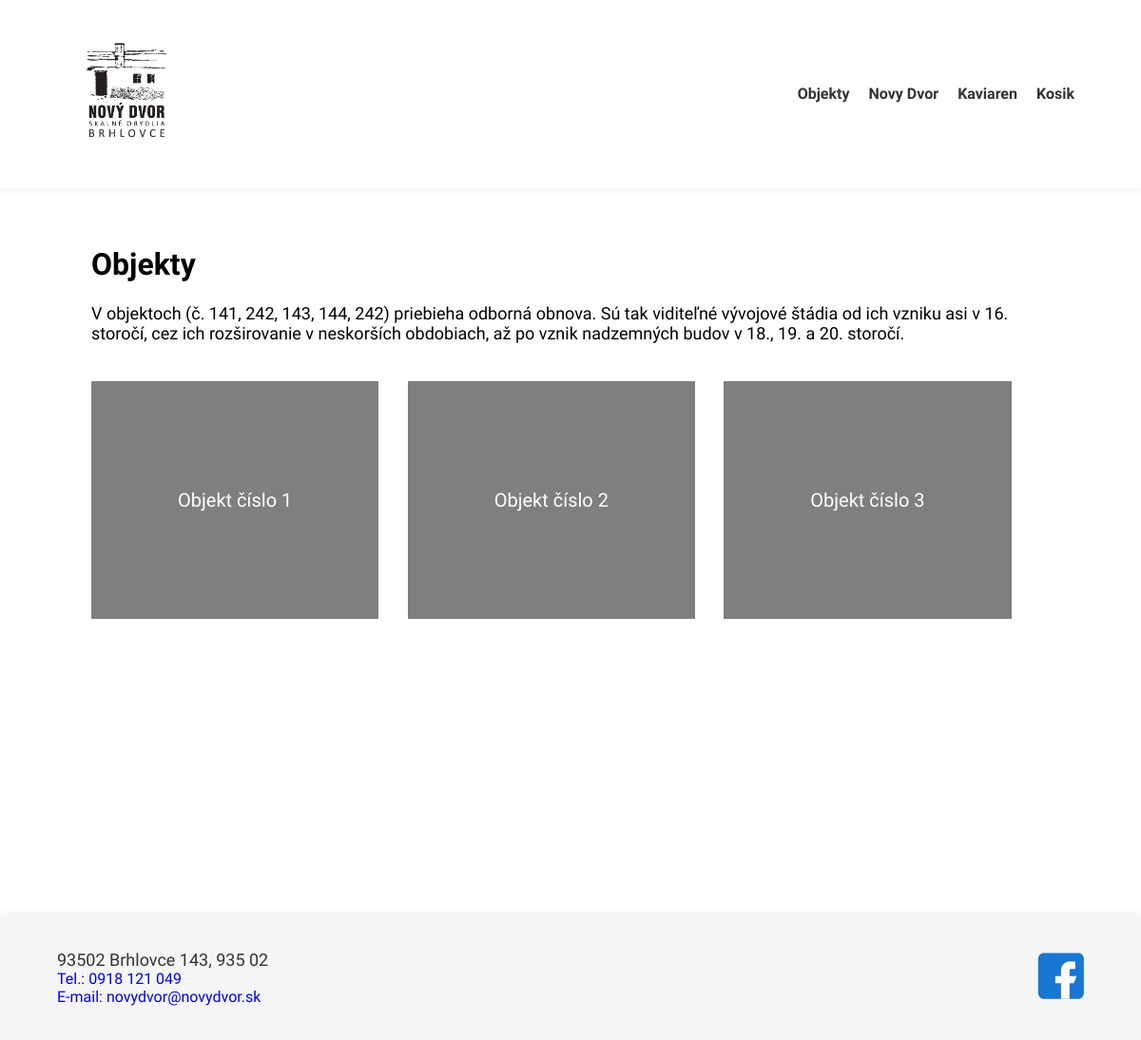
The page /objects on the database as committed earlier.
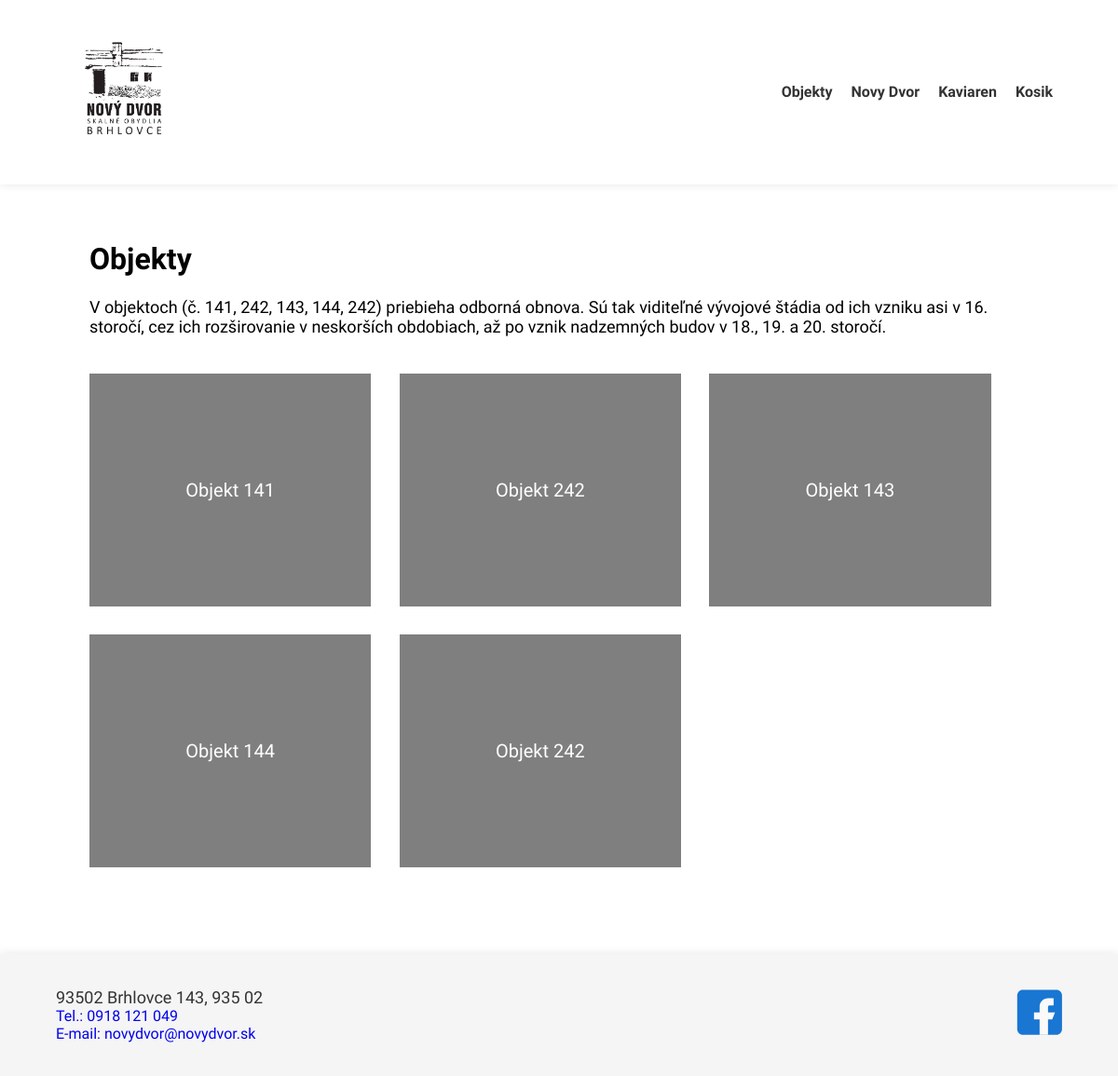
The same page on the database as committed later.
### flask_app/core/models/objects.py (models this page shows, shortened)
class Objects(db.Model):
    __tablename__ = 'objects'
    id = db.Column(db.Integer, primary_key=True)
    name = db.Column(db.String(80))
    txt = db.Column(db.Text)
    src = db.Column(db.Text)

### flask_app/core/routes/area_objects.py (the view)
@area_objects.route('/objects')
def objects_view():
    template = 'objects.html'
    res = db.session.query(Objects).all()
    return render_template(template, res=res)

### flask_app/templates/objects.html
{% extends "base.html" %}
{% block content %}
<div id="objects">
    <div class="objects-div">
        <h1>Objekty</h1>
        <p>
            V objektoch (č. 141, 242, 143, 144, 242) priebieha
            odborná obnova. Sú tak viditeľné vývojové štádia od
            ich vzniku asi v 16. storočí, cez ich rozširovanie
            v neskorších obdobiach, až po vznik nadzemných budov v 18., 19. a 20. storočí.
        </p>
    </div>
    <div id="objects-content" class="objects-div">
        {% for object in res %}
        <div class="object-content">
            <a href="/objects/{{ object.id }}">{{ object.name }}</a>
        </div>
        {% endfor %}
    </div>
</div>
{% endblock %}

### flask_app/templates/base.html (shortened to what this page needs)
<!DOCTYPE html>
<html lang="sk">
<head>
    {% include 'base_part/css.html' %}
</head>
<body>
    <header>{% include 'base_part/header.html' %}</header>
    <div id="content">
        {% block content %}{% endblock %}
        <footer>{% include 'base_part/footer.html' %}</footer>
    </div>
</body>
</html>

### flask_app/templates/base_part/css.html (shortened to what this page needs)
<link rel="stylesheet" href="{{ url_for('static', filename='css/style.css') }}">
<link rel="stylesheet" href="{{ url_for('static', filename='css/main.css') }}">
<link rel="stylesheet" href="{{ url_for('static', filename='css/auth.css') }}">

### flask_app/templates/base_part/header.html
<div class="logo">
    <a href="/">
        <img src="{{ url_for('static', filename='img/novy_dvor.jpg') }}" alt="Novy Dvor">
    </a>
</div>
<nav class="nav-links">
    <a href="/objects">Objekty</a>
    <a href="/">Novy Dvor</a>
    <a href="/shop">Kaviaren</a>
    <a href="/cart/{{ session.id }}">Kosik</a>
</nav>

### flask_app/templates/base_part/footer.html
<div class="contact-info">
  <p class="text-start text-muted">93502 Brhlovce 143, 935 02</p>
  <a href="tel:0918121049">Tel.: 0918 121 049</a>
  <a href="mailto:novydvor@novydvor.sk">E-mail: novydvor@novydvor.sk</a>
</div>
<div class="social-links">
  <a href="https://www.facebook.com/NovydvorBrhlovce/">
    <img src="{{ url_for('static', filename='img/facebook.svg') }}" alt="facebook">
  </a>
</div>

### flask_app/static/css/style.css (style rules this page uses)
body { font-family: 'Oswald', sans-serif; margin: 0; }
a { text-decoration: none; }
header { display: flex; justify-content: space-between; align-items: center; padding: 2% 5%; background-color: #fff; box-shadow: 0 0 10px rgba(0, 0, 0, 0.1); }
.logo { width: 45%; }
.logo img { width: 30%; height: auto; }
.nav-links { display: flex; justify-content: space-between; align-items: center; }
.nav-links a { color: #333; margin: 0 10px; font-weight: bold; font-size: 16px; }
#content { min-height: 100vh; display: flex; flex-direction: column; }
#content > * { flex: 1; }
footer { display: flex; justify-content: space-between; align-items: center; padding: 3% 5%; background-color: #f5f5f5; box-shadow: 0 0 10px rgba(0, 0, 0, 0.1); margin-top: auto; max-height: 150px; }
.contact-info { width: 50%; text-align: left; font-size: 16px; color: #333; display: flex; flex-direction: column; }
.contact-info p { margin: 0; }
.social-links { width: 50%; text-align: right; }
.social-links img { width: 50px; height: auto; }

### flask_app/static/css/main.css (style rules this page uses)
p { font-size: 18px; }
#objects { margin: 20px; padding: 20px; }
.objects-div { padding: 0 5% 2% 5%; }
#objects h1 { width: 100%; }
#objects-content { display: flex; flex-wrap: wrap; min-height: 500px; }
.object-content { margin: 0 3% 3% 0; height: 250px; width: 30%; text-align: center; display: flex; justify-content: center; align-items: center; background-color: rgba(0, 0, 0, 0.5); background-size: cover; }
.object-content a { color: white; font-size: 20px; }

Rows that differ between the two databases and show on the page:
changed Objects: name "Objekt číslo 1" → "Objekt 141"
changed Objects (number 2 of 5 on the later page): name "Objekt číslo 2" → "Objekt 242"
changed Objects: name "Objekt číslo 3" → "Objekt 143"
added Objects: name "Objekt 144"
added Objects: name "Objekt 242"
